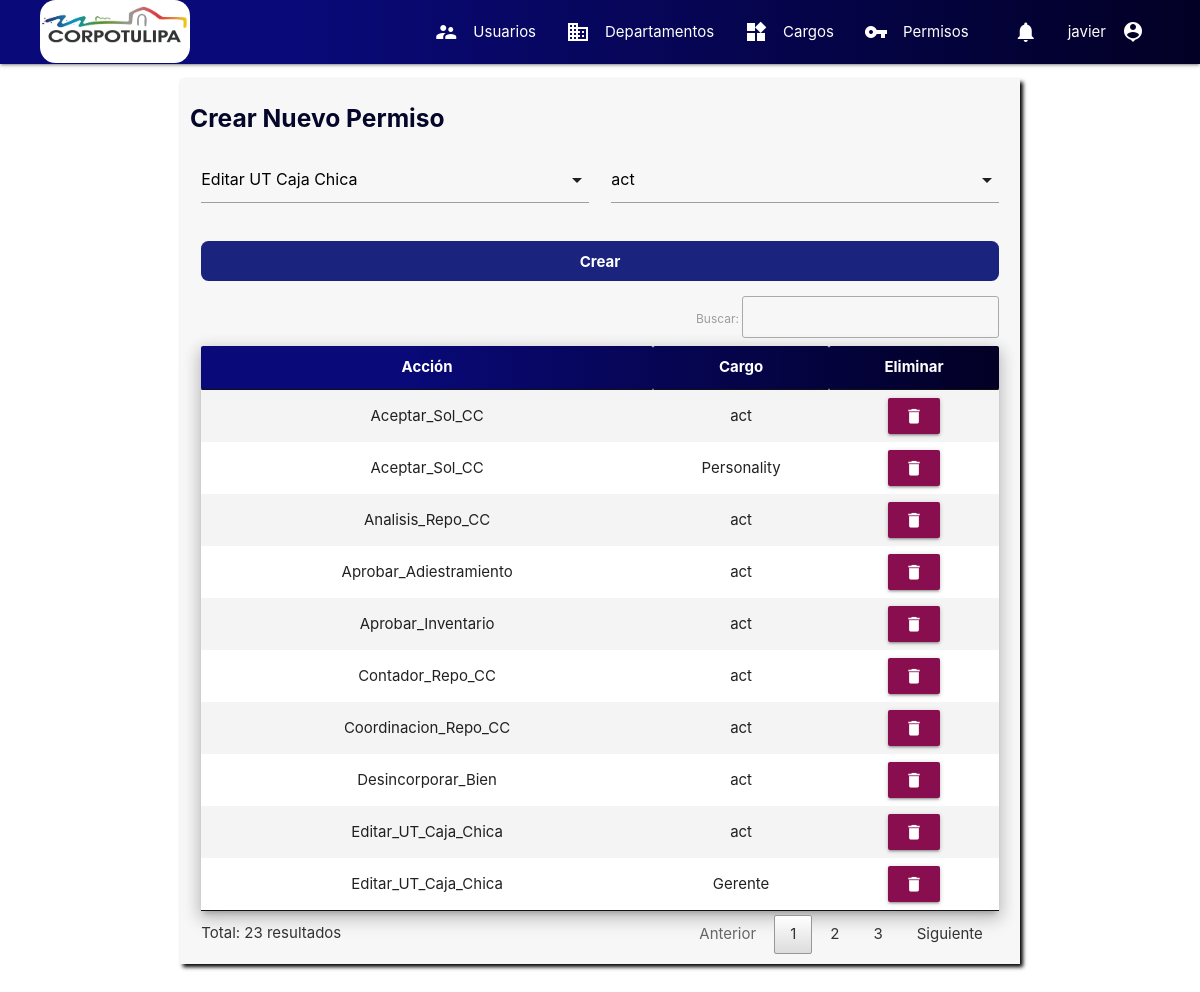
/frontend/permisos (signed in), run on an earlier commit of the app's database.
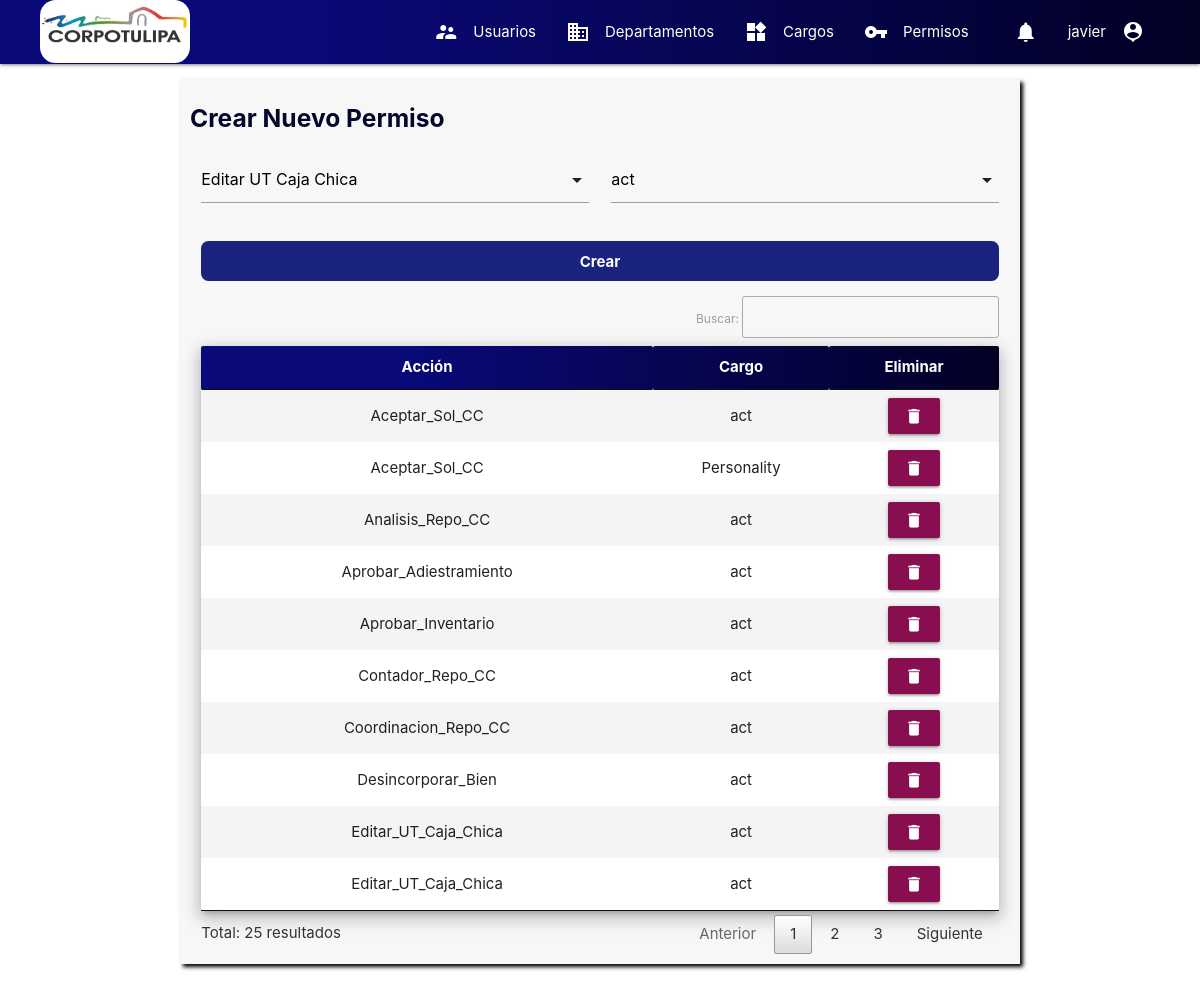
And on a later commit of the database.
### tables this page shows
CREATE TABLE `permisos` (
  `permiso_id` int(11) NOT NULL,
  `accion` varchar(200) DEFAULT NULL,
  `cargo_id` int(11) NOT NULL
);

CREATE TABLE `cargo` (
  `cargo_id` int(11) NOT NULL,
  `cargo` varchar(255) NOT NULL,
  `rango` int(11) NOT NULL
);

### controllers/controller.php (called while the page is built, shortened)
<?php
class ControllersSuperuser{
    public function permisos($router){
        include('backend/bd.php');
        $sql="SELECT * FROM permisos P INNER JOIN cargo C ON P.cargo_id = C.cargo_id ORDER BY accion ASC";
        $proceso=$bd->query($sql);
        return include("frontend/superuser/crear_permiso.php");
    }
}

### frontend/superuser/crear_permiso.php (the view, shortened to what this page needs)
<?php
include("frontend/modularizacion/encabezado_html.php");
include("frontend/modularizacion/menu.php");
?>
<div class="container section">
    <div class="row cont-crear">
        <form id="form">
            <h5 class="title">Crear Nuevo Permiso</h5>
            <div class="col s12 m6 input-field">
            </div>
            <div class="col s12 m6 input-field">
            </div>
            <div class="col s12 input-field">
                <button type="submit" id="crear" class="btn-entrar" id="btn-submit">Crear</button>
            </div>
        </form>
        <div class="col s12">
            <table id="tabla" class="striped responsive-table z-depth-3 centered">
                <thead class="table-head">
                    <th>Acción</th>
                    <th>Cargo</th>
                    <th>Eliminar</th>
                </thead>
                <tbody>
                    <?php
                    while ($data = $proceso->fetch_assoc()) {
                    ?>
                        <tr>
                            <td><?php echo $data["accion"] ?></td>
                            <td><?php echo $data["cargo"] ?></td>
                            <td><button type="button" class="btn pink darken-4 waves-effect waves-light"
                                onclick="eliminar(<?php echo $data['permiso_id'] ?>)">
                                <i class="material-icons">delete</i></button></td>
                        </tr>
                    <?php } ?>
                </tbody>
            </table>
        </div>
    </div>
</div>
<?php
include("frontend/modularizacion/cierre_html.php");
?>

What changed in the data, as far as the page shows it:
removed permisos: accion "Editar_UT_Caja_Chica", cargo.cargo "Gerente"
now on this page (row unchanged): permisos: accion "Editar_UT_Caja_Chica", cargo.cargo "act"
Also different on the page:
text written by a page script: "Buscar: Total: 23 resultados Anterior 1 2 3 Siguiente" → "Buscar: Total: 25 resultados Anterior 1 2 3 Siguiente"
